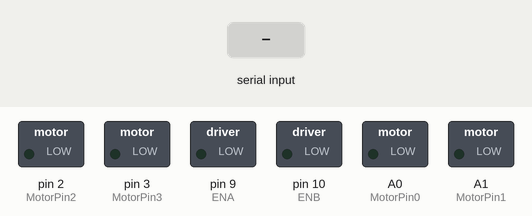
Bench run of a sketch on a simulated Arduino Uno, built with avr-gcc and run on an emulated ATmega328P. Parts: switched loads named in the sketch (green lamp = pin HIGH). The test bench sets the inputs (shaded band).

Above: at 1.2 s.
1.3 s: "1" received over Serial
At 2.6 s:
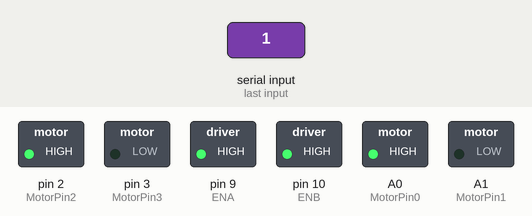
At 4.6 s:
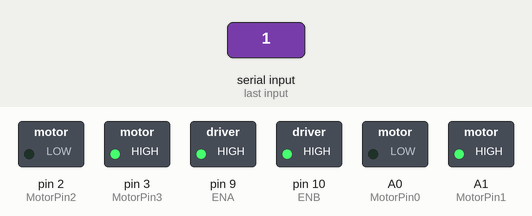
Timing chart, 0 to 10.3 s (numbered marks = the images above; inputs shaded):
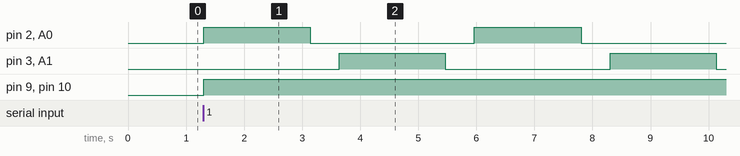

Measured:
- after the input at 1.3 s, pin 2 (MotorPin2), A0 (MotorPin0): alternates HIGH for 1.8 s and LOW for 2.8 s, starting at once; pin 3 (MotorPin3), A1 (MotorPin1): alternates HIGH for 1.8 s and LOW for 2.8 s, starting after 2.3 s; pin 9 (ENA), pin 10 (ENB): LOW → HIGH at once

The sketch:

test_motor.ino
```cpp
#define MotorPin0 A0
#define MotorPin1 A1
#define MotorPin2 2
#define MotorPin3 3
#define ENB 10
#define ENA 9
void setup() {
 pinMode(MotorPin0, OUTPUT);
 pinMode(MotorPin1, OUTPUT);
 pinMode(MotorPin2, OUTPUT);
 pinMode(MotorPin3, OUTPUT);
 Serial.begin(9600);
}
int i;
void loop()
{
char x;
if(Serial.available()>0)
{
  x = Serial.read();
  if(x=='1')
 {
  for(i=0;i<3;i++)
  {
  digitalWrite(MotorPin0, HIGH);
  digitalWrite(MotorPin1, LOW);
  digitalWrite(MotorPin2, HIGH);
  digitalWrite(MotorPin3, LOW);
  analogWrite(ENB,255);
  analogWrite(ENA,255);
  delay(1840); //ระยะเวลาการทำงานของมอเตอร์
  digitalWrite(MotorPin0, LOW);
  digitalWrite(MotorPin1, LOW);
  digitalWrite(MotorPin2, LOW);
  digitalWrite(MotorPin3, LOW);
  delay(500);
  digitalWrite(MotorPin0, LOW);
  digitalWrite(MotorPin1, HIGH);
  digitalWrite(MotorPin2, LOW);
  digitalWrite(MotorPin3, HIGH);
  analogWrite(ENB,255);
  analogWrite(ENA,255);
  delay(1825);
  digitalWrite(MotorPin0, LOW);
  digitalWrite(MotorPin1, LOW);
  digitalWrite(MotorPin2, LOW);
  digitalWrite(MotorPin3, LOW);
  delay(500);
  }
 }
  else
  {
    digitalWrite(MotorPin0, LOW);
    digitalWrite(MotorPin1, LOW);
    digitalWrite(MotorPin2, LOW);
    digitalWrite(MotorPin3, LOW);
  }
}
}
```
